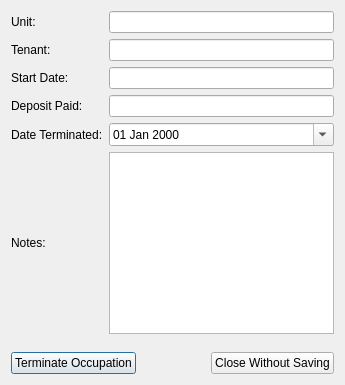
<?xml version="1.0" encoding="UTF-8"?>
<ui version="4.0">
 <class>TerminateOccupationDialog</class>
 <widget class="QDialog" name="TerminateOccupationDialog">
  <property name="geometry">
   <rect>
    <x>0</x>
    <y>0</y>
    <width>345</width>
    <height>385</height>
   </rect>
  </property>
  <property name="windowTitle">
   <string>End Of Lease</string>
  </property>
  <layout class="QVBoxLayout" name="verticalLayout">
   <item>
    <layout class="QGridLayout" name="gridLayout">
     <item row="0" column="0">
      <widget class="QLabel" name="label">
       <property name="text">
        <string>Unit:</string>
       </property>
      </widget>
     </item>
     <item row="0" column="1">
      <widget class="QLineEdit" name="txtUnit"/>
     </item>
     <item row="1" column="0">
      <widget class="QLabel" name="label_2">
       <property name="text">
        <string>Tenant:</string>
       </property>
      </widget>
     </item>
     <item row="1" column="1">
      <widget class="QLineEdit" name="txtTenant"/>
     </item>
     <item row="2" column="0">
      <widget class="QLabel" name="label_3">
       <property name="text">
        <string>Start Date:</string>
       </property>
      </widget>
     </item>
     <item row="2" column="1">
      <widget class="QLineEdit" name="txtStartDate"/>
     </item>
     <item row="3" column="0">
      <widget class="QLabel" name="label_4">
       <property name="text">
        <string>Deposit Paid:</string>
       </property>
      </widget>
     </item>
     <item row="3" column="1">
      <widget class="QLineEdit" name="txtDepositPaid"/>
     </item>
     <item row="4" column="0">
      <widget class="QLabel" name="label_5">
       <property name="text">
        <string>Date Terminated:</string>
       </property>
      </widget>
     </item>
     <item row="4" column="1">
      <widget class="QDateEdit" name="dtpDateTerminated">
       <property name="displayFormat">
        <string>dd MMM yyyy</string>
       </property>
       <property name="calendarPopup">
        <bool>true</bool>
       </property>
      </widget>
     </item>
     <item row="5" column="0">
      <widget class="QLabel" name="label_6">
       <property name="text">
        <string>Notes:</string>
       </property>
      </widget>
     </item>
     <item row="5" column="1">
      <widget class="QPlainTextEdit" name="txtNotes"/>
     </item>
    </layout>
   </item>
   <item>
    <spacer name="verticalSpacer">
     <property name="orientation">
      <enum>Qt::Vertical</enum>
     </property>
     <property name="sizeHint" stdset="0">
      <size>
       <width>20</width>
       <height>22</height>
      </size>
     </property>
    </spacer>
   </item>
   <item>
    <layout class="QHBoxLayout" name="horizontalLayout">
     <item>
      <widget class="QPushButton" name="cmdTerminate">
       <property name="text">
        <string>Terminate Occupation</string>
       </property>
      </widget>
     </item>
     <item>
      <spacer name="horizontalSpacer">
       <property name="orientation">
        <enum>Qt::Horizontal</enum>
       </property>
       <property name="sizeHint" stdset="0">
        <size>
         <width>40</width>
         <height>20</height>
        </size>
       </property>
      </spacer>
     </item>
     <item>
      <widget class="QPushButton" name="pushButton_2">
       <property name="text">
        <string>Close Without Saving</string>
       </property>
      </widget>
     </item>
    </layout>
   </item>
  </layout>
 </widget>
 <resources/>
 <connections>
  <connection>
   <sender>pushButton_2</sender>
   <signal>clicked()</signal>
   <receiver>TerminateOccupationDialog</receiver>
   <slot>reject()</slot>
   <hints>
    <hint type="sourcelabel">
     <x>265</x>
     <y>280</y>
    </hint>
    <hint type="destinationlabel">
     <x>275</x>
     <y>184</y>
    </hint>
   </hints>
  </connection>
 </connections>
</ui>
